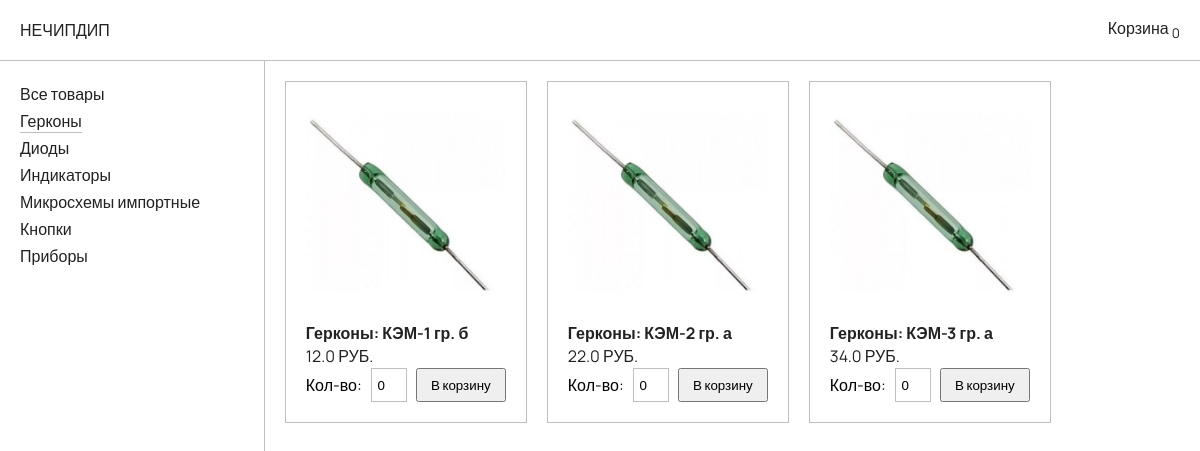
/1/, run on the app's committed database.
### shop/models.py (models this page shows, shortened)
class Category(models.Model):
    category = models.CharField(max_length=255, verbose_name='Категория')
    category_image = models.ImageField(blank=True, null=True, verbose_name='Изображение')
    class Meta:
        verbose_name = 'Категорию'
        verbose_name_plural = 'Категория'
    def __str__(self):
        return self.category

class Product(models.Model):
    class Meta:
        verbose_name = 'Товары'
        verbose_name_plural = 'Товары'
    category = models.ForeignKey('Category', on_delete=models.CASCADE, verbose_name='Категория')
    specification = models.CharField(max_length=255, verbose_name='Спецификация')
    price = models.FloatField('Стоимость')

### shop/views.py (the view)
# urls.py: path('<int:category_id>/', products_catalog, name='products_catalog'),
def products_catalog(request, category_id):
    context = {'category': Category.objects.all(),
               'items': Product.objects.filter(category_id=category_id)}
    return render(request, 'shop/catalog.html', context)

### shop/templates/shop/catalog.html (shortened to what this page needs)
{% extends 'shop/index.html' %}
{% load static %}
{% block head %}
    <link rel="stylesheet" href="{% static 'css/catalog.css' %}">
    <link rel="stylesheet" href="{% static 'css/cart.css' %}">
    <link rel="stylesheet" href="{% static 'css/order_confirmation.css' %}">
{% endblock %}
{% block container %}
    <div class="flex row header">
        <a href="{% url 'catalog' %}" class="logo">НЕЧИПДИП</a>
        <a href="javascript:" class="open-cart" id="open-cart-btn">Корзина <sub id="cart-items-counter">0</sub></a>
    </div>
    <div class="flex row content">
        <div class="flex column categories">
            <a href="{% url 'catalog' %}"
               class="category flex {% if request.resolver_match.url_name == 'catalog' %}active-link{% endif %}">Все
                товары</a>
            {% for c in category %}
                <a href="/{{ c.id }}/"
                   class="category flex {% if request.resolver_match.kwargs.category_id == c.id %}active-link{% endif %}">{{ c.category }}</a>
            {% endfor %}
        </div>
        <div class="flex row products">
            {% if items %}
                {% for item in items %}
                    <div class="flex column product-item">
                        <img src="{{ item.category.category_image.url }}" alt="item-image" class="item-image">
                        <h4 class="item-title"
                            id="item-{{ item.id }}-title">{{ item.category }}: {{ item.specification }}</h4>
                        <p class="item-price" id="item-{{ item.id }}-price">{{ item.price }} РУБ.</p>
                        <div class="flex row item-to-cart">
                            <label for="item-{{ item.id }}-amount">Кол-во:</label>
                            <input type="number" class="item-amount" value="0" min="0" id="item-{{ item.id }}-amount"
                                   step="1">
                            <button class="add-item-to-cart" onclick="addItemToCart({{ item.id }})">В корзину</button>
                        </div>
                    </div>
                {% endfor %}
            {% else %}
                <h2 class="nothing-to-show">Товары отсутсвуют</h2>
            {% endif %}
        </div>
    </div>
{% endblock %}

### shop/static/css/styles.css (style rules this page uses)
body { margin: 0; padding: 0; outline: 0; font-family: 'Manrope', sans-serif; display: flex; flex-direction: column; }
button { font-family: 'Manrope', sans-serif; }
a, p, h1, h2, h3, h4, h5, h6 { color: #222; text-decoration: none; margin: 0; }
a { border-bottom: 1px solid rgba(0, 0, 0, 0); }
.active-link { border-bottom: 1px solid rgba(0, 0, 0, .25); }
.flex { display: flex; }
.row { flex-direction: row; }
.column { flex-direction: column; }

### shop/static/css/header.css (style rules this page uses)
.header { width: calc(100% - 40px); height: 60px; border-bottom: 1px solid rgba(0, 0, 0, .25); align-items: center; justify-content: space-between; padding: 0 20px; }

### shop/static/css/catalog.css (style rules this page uses)
.categories { width: 300px; border-right: 1px solid rgba(0, 0, 0, .25); min-height: calc(100vh - 60px); align-items: flex-start; padding: 20px; }
.category { margin: 2px 0; }
.products { width: 100%; padding: 20px; gap: 20px; flex-wrap: wrap; }
.product-item { width: 200px; height: 300px; border: 1px solid rgba(0, 0, 0, .25); padding: 20px; }
.item-image { width: 200px; height: 200px; padding: 0 0 20px 0; }
.item-amount { width: 30px; height: 30px; text-align: center; border: 1px solid rgba(0, 0, 0, .25); }
.add-item-to-cart { height: 34px; width: 90px; }
.item-title { height: 30px; }
.item-price { height: 30px; }
.item-to-cart { width: 200px; height: 40px; align-items: center; justify-content: space-between; }

### data on the page
Category: category "Герконы"
Category: category "Диоды"
Category: category "Индикаторы"
Category: category "Микросхемы импортные"
Category: category "Кнопки"
Category: category "Приборы"
Product: category.category_image (picture), category "Герконы", specification "КЭМ-1 гр. б", price "12.0"
Product: category.category_image (picture), category "Герконы", specification "КЭМ-2 гр. а", price "22.0"
Product: category.category_image (picture), category "Герконы", specification "КЭМ-3 гр. а", price "34.0"
